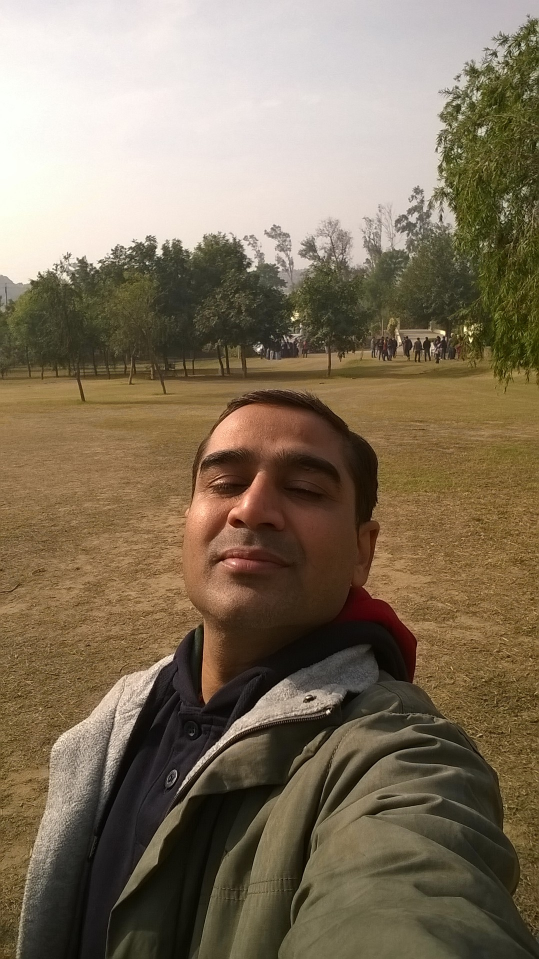
#> input picture Images/Father.jpg, 1077 x 1918 px, found by its file name (shown at 1/2 size)
$ python 'Face-Detection(SingleFace-Image).py'
#> lines starting #> are read from the running program, lines starting #| are printed output that depends on the picture; after the words box and inside, x2 and y2 are one past the last pixel; in counts of white or black regions, pixels touching at a corner belong together
import cv2

img = cv2.imread('C:/Users/sapsl/Downloads/Whitehat jr Python/C106/Images/Father.jpg')
#> img is the input picture: shape (1918, 1077, 3); mean B, G, R 92.3, 114.1, 128.7

img = cv2.resize(img,(500,1000))
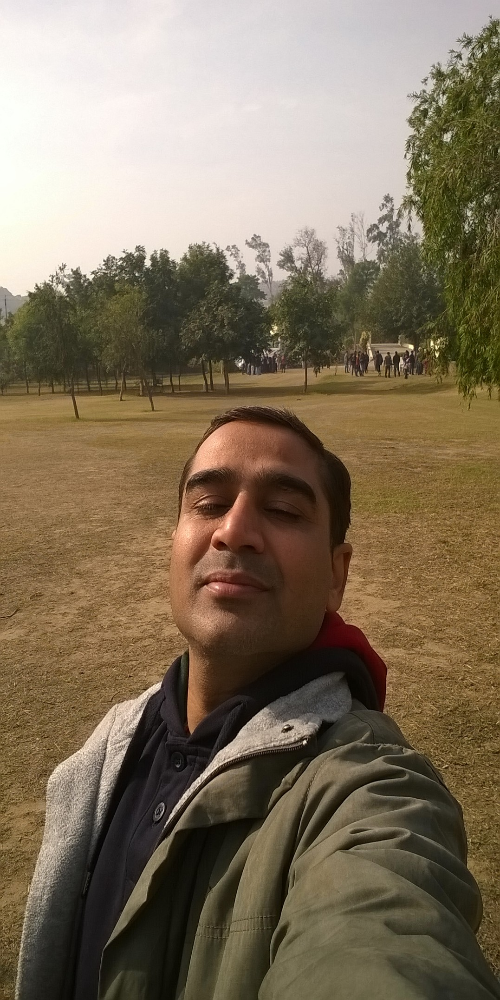
#> img: shape (1000, 500, 3); mean B, G, R 92.2, 114, 128.6

gray = cv2.cvtColor(img,cv2.COLOR_BGR2GRAY)
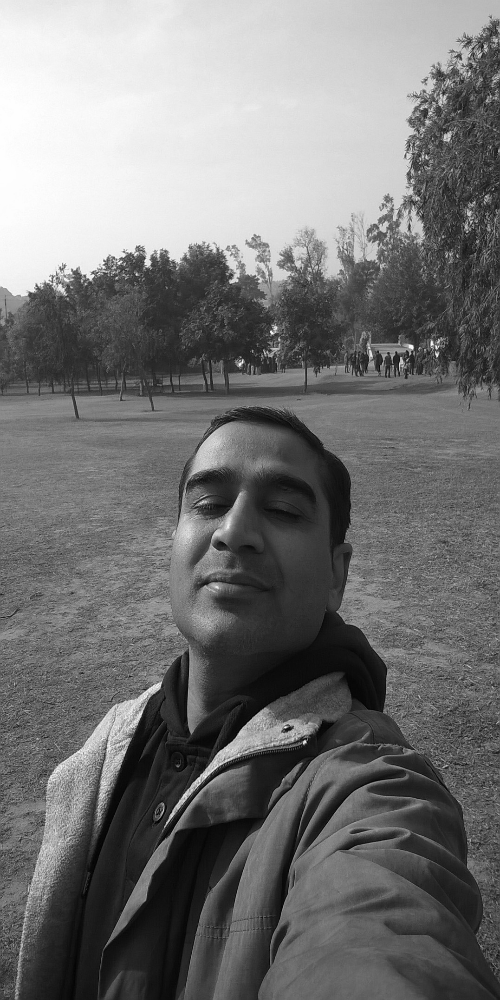
#> gray: shape (1000, 500); min 1, max 254, mean 115.9

faceCascade = cv2.CascadeClassifier('C:/Users/sapsl/AppData/Local/Programs/Python/Python310/Lib/site-packages/cv2/data/haarcascade_frontalface_default.xml')

face = faceCascade.detectMultiScale(gray)
#> face = [[135, 417, 217, 217]]

print(face)
#| [[135 417 217 217]]

for (x,y,w,h) in face:
    cv2.rectangle(img,(x,y),(x+w,y+h),(0,0,255),2)
#> this loop made 1 pass
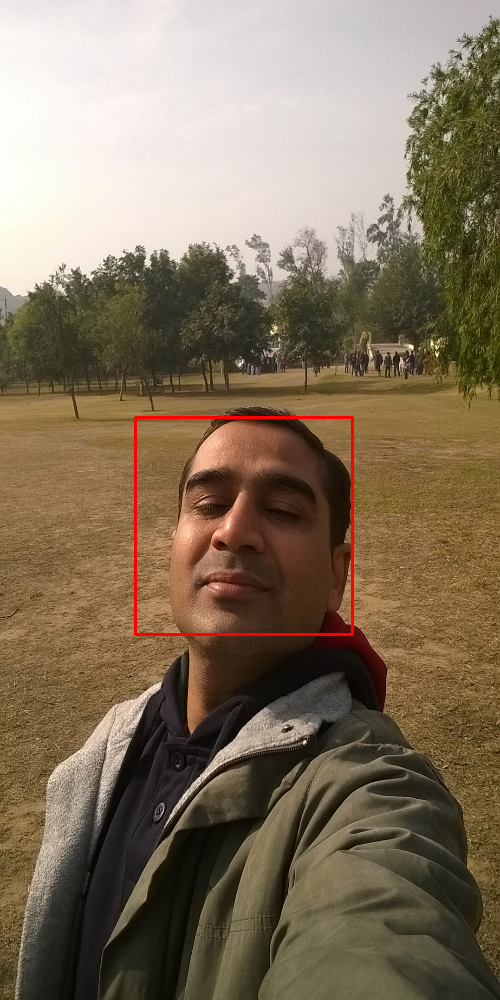
#> img: shape (1000, 500, 3); 0.52% of pixels changed, all inside (x1, y1, x2, y2) = (134, 416, 354, 636)

cv2.imshow('Father',img)
cv2.waitKey(0)

$ run again, with Images/Mummy.jpg copied over Images/Father.jpg
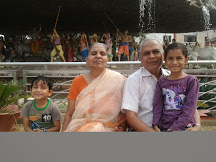
#> input picture Images/Mummy.jpg, 216 x 162 px, found by its file name
#> img is the input picture: shape (162, 216, 3); mean B, G, R 84.2, 92.5, 104.8
#> `img = cv2.resize(img,(500,1000))`:
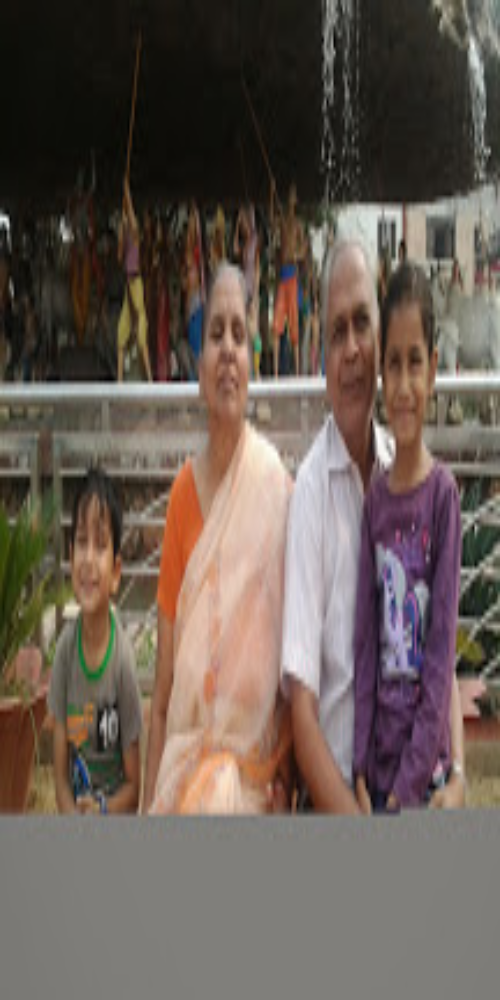
#> img: shape (1000, 500, 3); mean B, G, R 84.1, 92.4, 104.7
#> `gray = cv2.cvtColor(img,cv2.COLOR_BGR2GRAY)`:
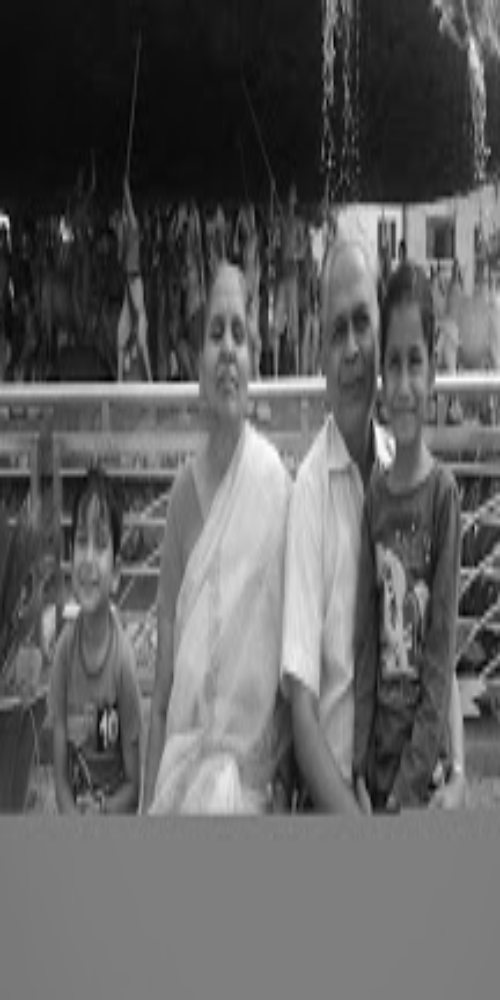
#> gray: shape (1000, 500); min 0, max 254, mean 95.2
#> face = ()
